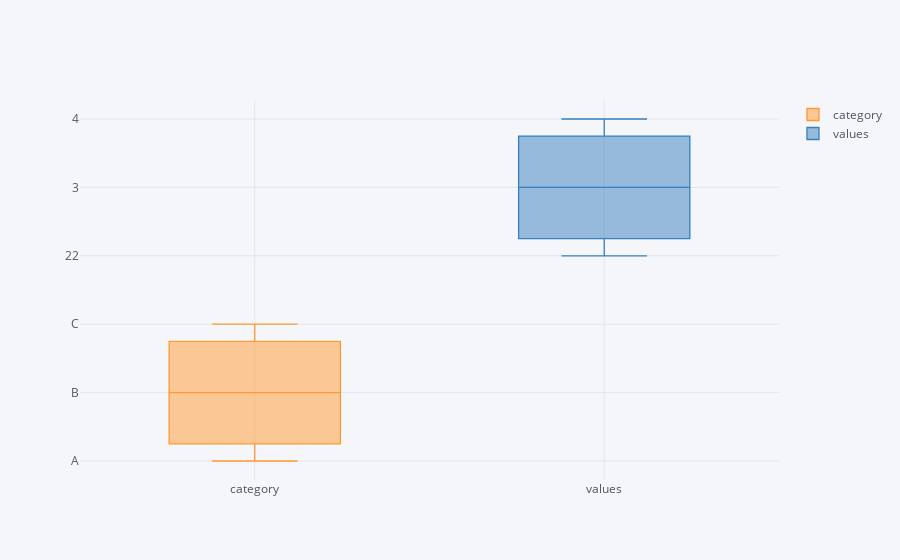

This figure's notebook cell:
### Code cell
df2.iplot(kind='box')

### Figure 1 — Plotly figure (JSON) as saved in the notebook; plotly's stock layout.template omitted (floating-point values rounded to 4 significant figures)
{"data": [{"boxpoints": false, "line": {"width": 1.3}, "marker": {"color": "rgba(255, 153, 51, 1.0)"}, "name": "category", "orientation": "v", "type": "box", "y": ["A", "B", "C"]}, {"boxpoints": false, "line": {"width": 1.3}, "marker": {"color": "rgba(55, 128, 191, 1.0)"}, "name": "values", "orientation": "v", "type": "box", "y": [22, 3, 4]}], "layout": {"legend": {"bgcolor": "#F5F6F9", "font": {"color": "#4D5663"}}, "paper_bgcolor": "#F5F6F9", "plot_bgcolor": "#F5F6F9", "title": {"font": {"color": "#4D5663"}}, "xaxis": {"gridcolor": "#E1E5ED", "showgrid": true, "tickfont": {"color": "#4D5663"}, "title": {"font": {"color": "#4D5663"}, "text": ""}, "zerolinecolor": "#E1E5ED"}, "yaxis": {"gridcolor": "#E1E5ED", "showgrid": true, "tickfont": {"color": "#4D5663"}, "title": {"font": {"color": "#4D5663"}, "text": ""}, "zerolinecolor": "#E1E5ED"}}}
